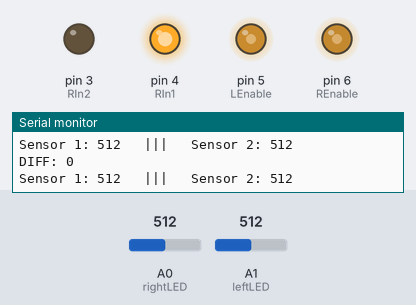
A sketch run on a simulated Arduino Uno, built with avr-gcc and run on an emulated ATmega328P. Parts: output pins drawn as LEDs (lit = HIGH), the last lines printed to the serial monitor. The inputs (shaded band) are chosen by the test bench; at power-on: A0 (rightLED) = 512, A1 (leftLED) = 512. Pins used as bus, display or sensor lines are not drawn.

Above: at 1.2 s.
1.3 s: A0 (rightLED) set to 552
4.3 s: A0 (rightLED) set to 576
At 5.5 s:
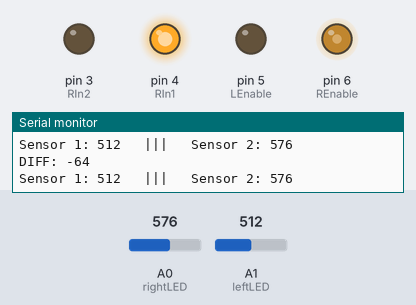
5.8 s: A1 (leftLED) set to 538
At 6.5 s:
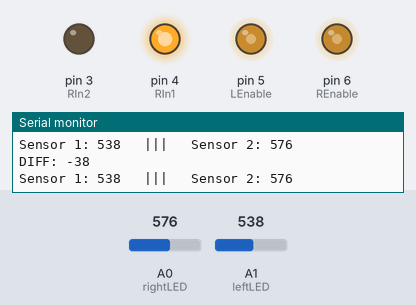
8.8 s: A1 (leftLED) set to 619
11.8 s: A1 (leftLED) set to 636
At 13.0 s:
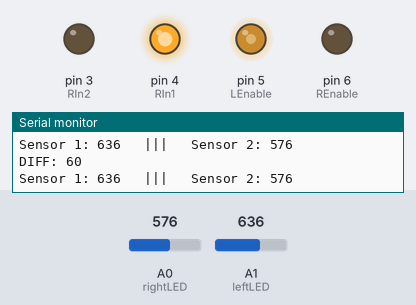
13.3 s: A1 (leftLED) set to 0
At 14.4 s:
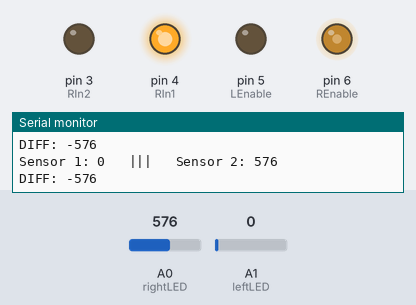
Timing chart, 0 to 16.3 s (numbered marks = the images above; inputs shaded):
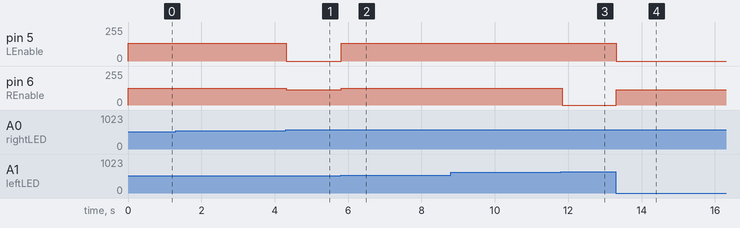

Measured:
- the behaviour switches between 562 and 563 on A0 (rightLED) (found by bisection; images 0 and 1)
- the behaviour switches between 525 and 526 on A1 (leftLED) (found by bisection; images 1 and 2)
- the behaviour switches between 626 and 627 on A1 (leftLED) (found by bisection; images 2 and 3)
- after the input at 4.3 s, pin 5 (LEnable): 135/255 → 0/255 at once; pin 6 (REnable): 125/255 → 115/255 at once
- after the input at 5.8 s, pin 5 (LEnable): 0/255 → 135/255 at once; pin 6 (REnable): 115/255 → 125/255 at once
- after the input at 11.8 s, pin 6 (REnable): 125/255 → 0/255 at once
- after the input at 13.3 s, pin 5 (LEnable): 135/255 → 0/255 at once; pin 6 (REnable): 0/255 → 115/255 at once

The sketch:

ProportionalSteering.ino
```cpp
int REnable = 6;
int LEnable = 5;

int RIn1 = 4;
int RIn2 = 3;
int LIn3 = 7;
int LIn4 = 8;

int leftLED = A1;
int rightLED = A0;

int MAX_SPEED = 125;
int SPEED_DIFF = 10;
bool forward = true;

//the threshold for
int thresh = 50;
//constant to convert diff to PWM amount
int ratio  = 1;

int originalDifference = 0;

void setup() {
  //SAY GOODBYE TO THE WENCHES
  Serial.begin(9600);
  //TAKE THE HELM
  pinMode(REnable, OUTPUT);
  pinMode(LEnable, OUTPUT);
  pinMode(RIn1, OUTPUT);
  pinMode(RIn2, OUTPUT);
  pinMode(LIn3, OUTPUT);
  pinMode(LIn4, OUTPUT);
  //RAISE THE MAINSAIL
  digitalWrite(RIn1, forward);
  digitalWrite(LIn3, forward);
  //RAISE THE JIB
  digitalWrite(RIn2, !forward);
  digitalWrite(LIn4, !forward);
  //FULL SPEED AHEAD!!!
  analogWrite(REnable, MAX_SPEED);
  analogWrite(LEnable, MAX_SPEED);
  //AY AY CAPTAIN!!!
  originalDifference = getDifference();
}

int getDifference() {
  //return map(analogRead(leftLED), 470, 1023, 500, 1023) - map(analogRead(rightLED), 320, 1023, 500, 1023) +  originalDifference;
  return analogRead(leftLED) - analogRead(rightLED) -  originalDifference;
}

void loop() {
  //CHECK THE SEXTANT
  int diff = getDifference();
  if(diff > thresh){ //THE SEA BE BRINGING HER WORST!!!
    //BRING HER PORTSIDE!!!
    //analogWrite(REnable, constrain(MAX_SPEED - (diff * ratio) - SPEED_DIFF, 0, 255));
    analogWrite(REnable, 0);
    analogWrite(LEnable, MAX_SPEED + SPEED_DIFF);
    //AY AY CAPTAIN!!!

  } else if(thresh < (-1 * diff)){ //GIMME YOUR BEST YOU LAND LUBBERS!!!
    //VEER HER STARBOARD!!!
    analogWrite(REnable, MAX_SPEED - SPEED_DIFF);
    //analogWrite(LEnable, constrain(MAX_SPEED + (diff * ratio), 0, 255)); //Note that diff is negative
    analogWrite(LEnable, 0); //Note that diff is negative
    //AY AY CAPTAIN!!!
  } else { //PREPARE TO BOARD, YOU BILGE RATS!!!
    //FULL SPEED AHEAD!!!
    analogWrite(REnable, MAX_SPEED);
    analogWrite(LEnable, MAX_SPEED + SPEED_DIFF);
    //AY AY CAPTAIN!!!
  }
  //LET THE CREW REST!!!
  Serial.print("Sensor 1: ");
  Serial.print(analogRead(leftLED));//470
  Serial.print("   |||   Sensor 2: ");
  Serial.println(analogRead(rightLED)); //320
  Serial.print("DIFF: ");
  Serial.println(getDifference());
  delay(1);
}
```
